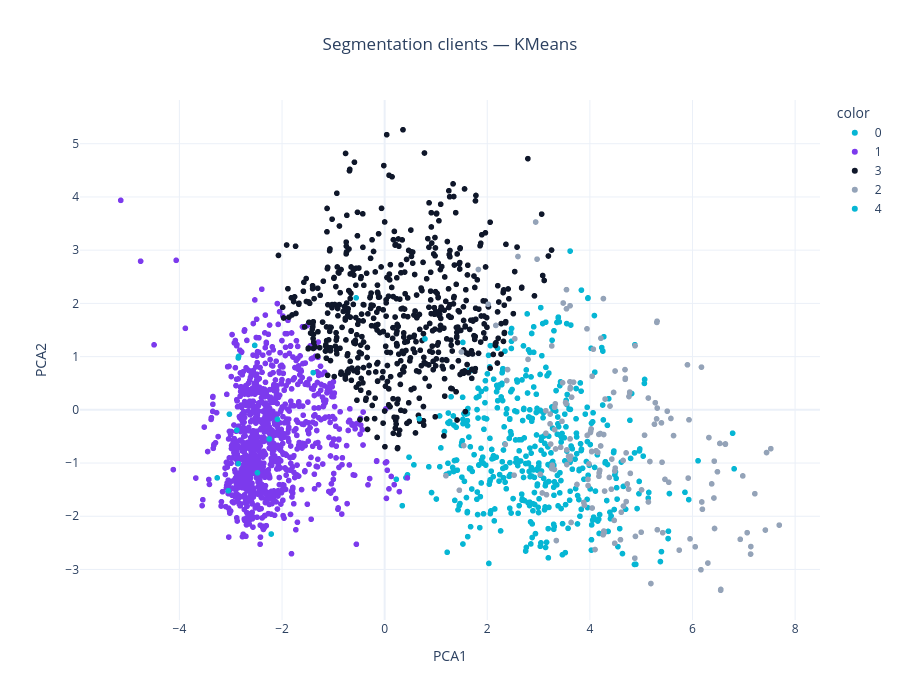

Write notebook code for a chart like this one.
### Code cell
# ============================================
# VISUALISATION KMEANS
# ============================================

fig = px.scatter(
    pca_df,

    x="PCA1",
    y="PCA2",

    color=pca_df["KMeans_Cluster"].astype(str),

    title="Segmentation clients — KMeans",

    color_discrete_sequence=[
        "#06B6D4",
        "#7C3AED",
        "#0F172A",
        "#94A3B8"
    ]
)

fig.update_layout(
    template="plotly_white",
    height=700,
    title_x=0.5
)

fig.show()

### Figure 1 — Plotly figure (JSON) as saved in the notebook; plotly's stock layout.template omitted (floating-point values rounded to 4 significant figures; data arrays with more than 128 entries replaced by an {"elided": "..."} marker saying what was removed)
{"data": [{"hovertemplate": "color=0<br>PCA1=%{x}<br>PCA2=%{y}<extra></extra>", "legendgroup": "0", "marker": {"color": "#06B6D4", "symbol": "circle"}, "mode": "markers", "name": "0", "showlegend": true, "type": "scattergl", "x": {"elided": "452 float values"}, "xaxis": "x", "y": {"elided": "452 float values"}, "yaxis": "y"}, {"hovertemplate": "color=1<br>PCA1=%{x}<br>PCA2=%{y}<extra></extra>", "legendgroup": "1", "marker": {"color": "#7C3AED", "symbol": "circle"}, "mode": "markers", "name": "1", "showlegend": true, "type": "scattergl", "x": {"elided": "1013 float values"}, "xaxis": "x", "y": {"elided": "1013 float values"}, "yaxis": "y"}, {"hovertemplate": "color=3<br>PCA1=%{x}<br>PCA2=%{y}<extra></extra>", "legendgroup": "3", "marker": {"color": "#0F172A", "symbol": "circle"}, "mode": "markers", "name": "3", "showlegend": true, "type": "scattergl", "x": {"elided": "584 float values"}, "xaxis": "x", "y": {"elided": "584 float values"}, "yaxis": "y"}, {"hovertemplate": "color=2<br>PCA1=%{x}<br>PCA2=%{y}<extra></extra>", "legendgroup": "2", "marker": {"color": "#94A3B8", "symbol": "circle"}, "mode": "markers", "name": "2", "showlegend": true, "type": "scattergl", "x": {"elided": "170 float values"}, "xaxis": "x", "y": {"elided": "170 float values"}, "yaxis": "y"}, {"hovertemplate": "color=4<br>PCA1=%{x}<br>PCA2=%{y}<extra></extra>", "legendgroup": "4", "marker": {"color": "#06B6D4", "symbol": "circle"}, "mode": "markers", "name": "4", "showlegend": true, "type": "scattergl", "x": [-2.211, -3.049, -2.089, -2.48, -2.882, 0.6749, -2.249, -2.852, -2.847, 1.555, -0.5564, 1.524, 1.527, -2.533, -1.393, 0.7856, -2.853, -3.263, 4.108, 2.458, -3.026], "xaxis": "x", "y": [-2.334, -1.521, -0.1786, -1.183, -0.382, -0.1683, -0.5475, -1.011, 1.004, -1.344, 2.104, 1.267, -0.2601, 1.21, 0.6989, 1.333, 0.9745, -1.279, -1.527, 1.447, -0.08132], "yaxis": "y"}], "layout": {"height": 700, "legend": {"title": {"text": "color"}, "tracegroupgap": 0}, "title": {"text": "Segmentation clients — KMeans", "x": 0.5}, "xaxis": {"anchor": "y", "domain": [0, 1], "title": {"text": "PCA1"}}, "yaxis": {"anchor": "x", "domain": [0, 1], "title": {"text": "PCA2"}}}}
